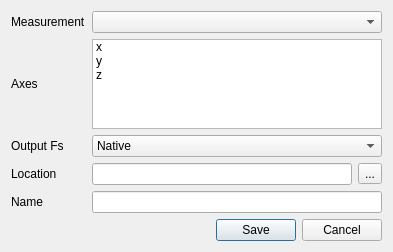
<?xml version="1.0" encoding="UTF-8"?>
<ui version="4.0">
 <class>saveWavDialog</class>
 <widget class="QDialog" name="saveWavDialog">
  <property name="geometry">
   <rect>
    <x>0</x>
    <y>0</y>
    <width>393</width>
    <height>252</height>
   </rect>
  </property>
  <property name="windowTitle">
   <string>Dialog</string>
  </property>
  <layout class="QGridLayout" name="gridLayout">
   <item row="5" column="0" colspan="3">
    <widget class="QDialogButtonBox" name="buttonBox">
     <property name="orientation">
      <enum>Qt::Horizontal</enum>
     </property>
     <property name="standardButtons">
      <set>QDialogButtonBox::Cancel|QDialogButtonBox::Save</set>
     </property>
    </widget>
   </item>
   <item row="4" column="0">
    <widget class="QLabel" name="fileNameLabel">
     <property name="text">
      <string>Name</string>
     </property>
    </widget>
   </item>
   <item row="0" column="0">
    <widget class="QLabel" name="measurementLabel">
     <property name="text">
      <string>Measurement</string>
     </property>
    </widget>
   </item>
   <item row="3" column="1">
    <widget class="QLineEdit" name="location">
     <property name="readOnly">
      <bool>true</bool>
     </property>
    </widget>
   </item>
   <item row="1" column="0">
    <widget class="QLabel" name="axesLabel">
     <property name="text">
      <string>Axes</string>
     </property>
    </widget>
   </item>
   <item row="1" column="1" colspan="2">
    <widget class="QListWidget" name="axes">
     <property name="selectionMode">
      <enum>QAbstractItemView::MultiSelection</enum>
     </property>
     <item>
      <property name="text">
       <string>x</string>
      </property>
     </item>
     <item>
      <property name="text">
       <string>y</string>
      </property>
     </item>
     <item>
      <property name="text">
       <string>z</string>
      </property>
     </item>
    </widget>
   </item>
   <item row="3" column="2">
    <widget class="QToolButton" name="locationPicker">
     <property name="text">
      <string>...</string>
     </property>
    </widget>
   </item>
   <item row="4" column="1" colspan="2">
    <widget class="QLineEdit" name="fileName"/>
   </item>
   <item row="0" column="1" colspan="2">
    <widget class="QComboBox" name="measurement"/>
   </item>
   <item row="3" column="0">
    <widget class="QLabel" name="locationLabel">
     <property name="text">
      <string>Location</string>
     </property>
    </widget>
   </item>
   <item row="2" column="0">
    <widget class="QLabel" name="outputFsLabel">
     <property name="text">
      <string>Output Fs</string>
     </property>
    </widget>
   </item>
   <item row="2" column="1" colspan="2">
    <widget class="QComboBox" name="outputFs">
     <item>
      <property name="text">
       <string>Native</string>
      </property>
     </item>
     <item>
      <property name="text">
       <string>44.1 kHz</string>
      </property>
     </item>
     <item>
      <property name="text">
       <string>48 kHz</string>
      </property>
     </item>
    </widget>
   </item>
  </layout>
 </widget>
 <resources/>
 <connections>
  <connection>
   <sender>buttonBox</sender>
   <signal>accepted()</signal>
   <receiver>saveWavDialog</receiver>
   <slot>accept()</slot>
   <hints>
    <hint type="sourcelabel">
     <x>224</x>
     <y>226</y>
    </hint>
    <hint type="destinationlabel">
     <x>157</x>
     <y>251</y>
    </hint>
   </hints>
  </connection>
  <connection>
   <sender>buttonBox</sender>
   <signal>rejected()</signal>
   <receiver>saveWavDialog</receiver>
   <slot>reject()</slot>
   <hints>
    <hint type="sourcelabel">
     <x>292</x>
     <y>232</y>
    </hint>
    <hint type="destinationlabel">
     <x>286</x>
     <y>251</y>
    </hint>
   </hints>
  </connection>
  <connection>
   <sender>locationPicker</sender>
   <signal>clicked()</signal>
   <receiver>saveWavDialog</receiver>
   <slot>select_location()</slot>
   <hints>
    <hint type="sourcelabel">
     <x>377</x>
     <y>149</y>
    </hint>
    <hint type="destinationlabel">
     <x>392</x>
     <y>207</y>
    </hint>
   </hints>
  </connection>
  <connection>
   <sender>fileName</sender>
   <signal>textChanged(QString)</signal>
   <receiver>saveWavDialog</receiver>
   <slot>validate_name()</slot>
   <hints>
    <hint type="sourcelabel">
     <x>123</x>
     <y>194</y>
    </hint>
    <hint type="destinationlabel">
     <x>63</x>
     <y>198</y>
    </hint>
   </hints>
  </connection>
 </connections>
 <slots>
  <slot>select_location()</slot>
  <slot>validate_name()</slot>
 </slots>
</ui>
